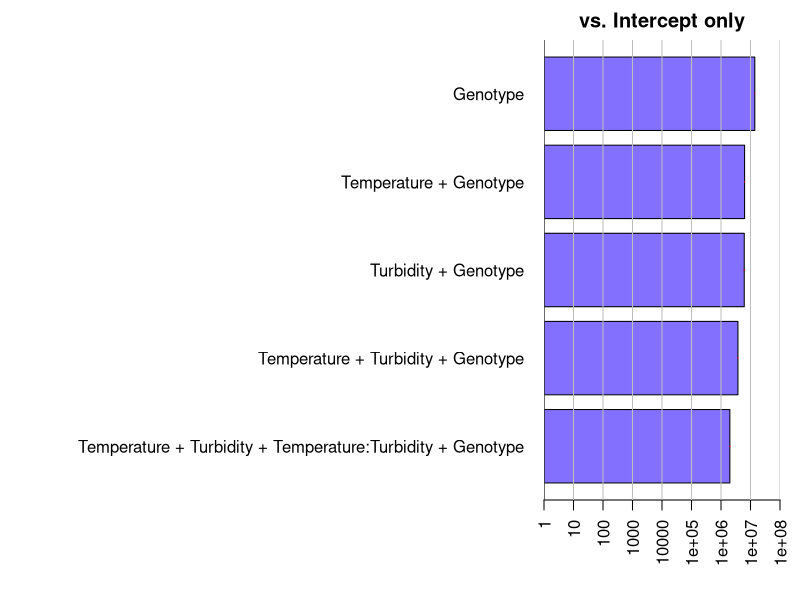

R code for this plot:
## ---- chunk 1
datos <- read.csv("ETRmTreatmentDays.csv")
## ---- chunk 2
before.datos <- datos[ which(datos$Days.Post.Experiment == -4), ]
## ---- chunk 3
before.datos$Temperature <- before.datos$Treatment
class(before.datos$Temperature) #Already character
#So now we can make some substitutions to get it what it needs to be
unique(before.datos$Temperature) #Figuring our what we're actually substituting
#"Control"            "High NTU"           "High Temp"          "High Temp High NTU"

#Now we make the substitutions
before.datos$Temperature <- gsub("High Temp High NTU", "30", before.datos$Temperature)
#And we have to do high temp high NTU first, because it has the names of others in it
before.datos$Temperature <- gsub("Control", "27", before.datos$Temperature)
before.datos$Temperature <- gsub("High NTU", "27", before.datos$Temperature)
before.datos$Temperature <- gsub("High Temp", "30", before.datos$Temperature)

#Now we make it numeric
temperatura <- as.numeric(before.datos$Temperature)

#And then we put it back in our data frame
before.datos$Temperature <- temperatura
## ---- chunk 4
before.datos$Turbidity <- before.datos$Treatment

#Now we make the substitutions
before.datos$Turbidity <- gsub("High Temp High NTU", "29", before.datos$Turbidity)
#And we have to do high temp high NTU first, because it has the names of others in it
before.datos$Turbidity <- gsub("Control", "0", before.datos$Turbidity)
before.datos$Turbidity <- gsub("High NTU", "29", before.datos$Turbidity)
before.datos$Turbidity <- gsub("High Temp", "0", before.datos$Turbidity)

#Now we make it numeric
turbidez <- as.numeric(before.datos$Turbidity)

#And then we put it back in our data frame
before.datos$Turbidity <- turbidez
## ---- chunk 5
fluoro <- aggregate(ETRm ~ Coral.ID + Temperature + Turbidity + Genotype, 
                    data = before.datos, mean)
## ---- chunk 6
# Load packages
library(BayesFactor) # needed to calculate Bayes factors
library(here) # needed to assign working directory for relative paths 
## ---- chunk 7
#And it needs to be a factor
fluoro$Genotype <- as.factor(fluoro$Genotype)
## ---- chunk 8
#So now we make our Bayesian Models
bayes_rm <- generalTestBF(ETRm ~ Temperature * Turbidity + Genotype, 
                          data = fluoro, whichRandom = "Genotype", 
                          neverExclude = "Genotype")
## ---- chunk 9
bayes_rm
## ---- chunk 10
plot(bayes_rm)
